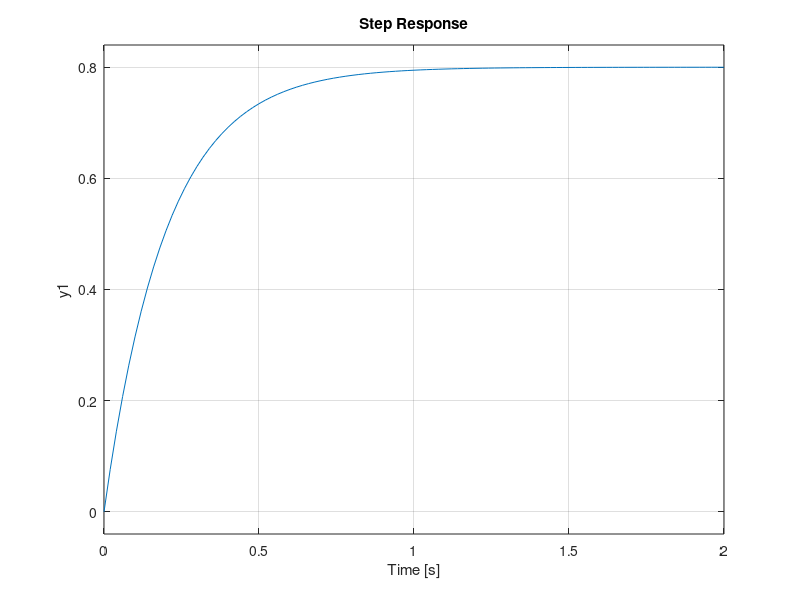
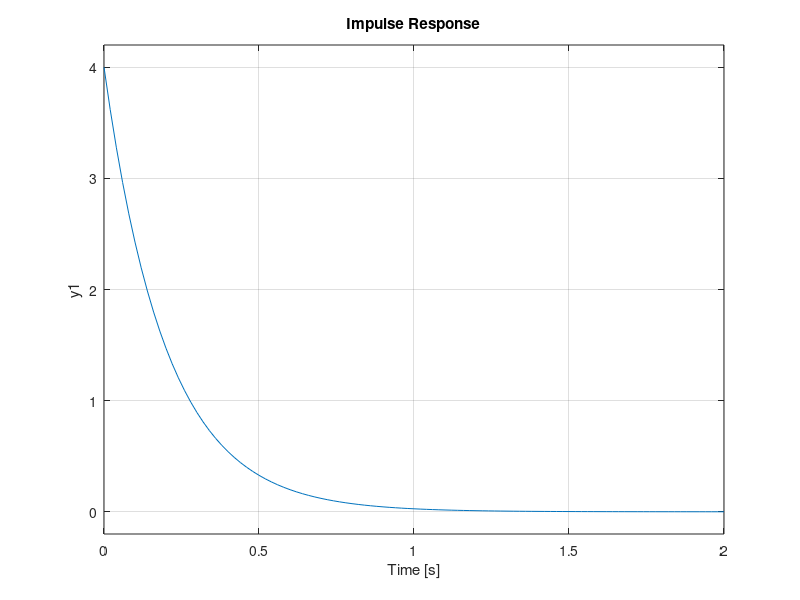
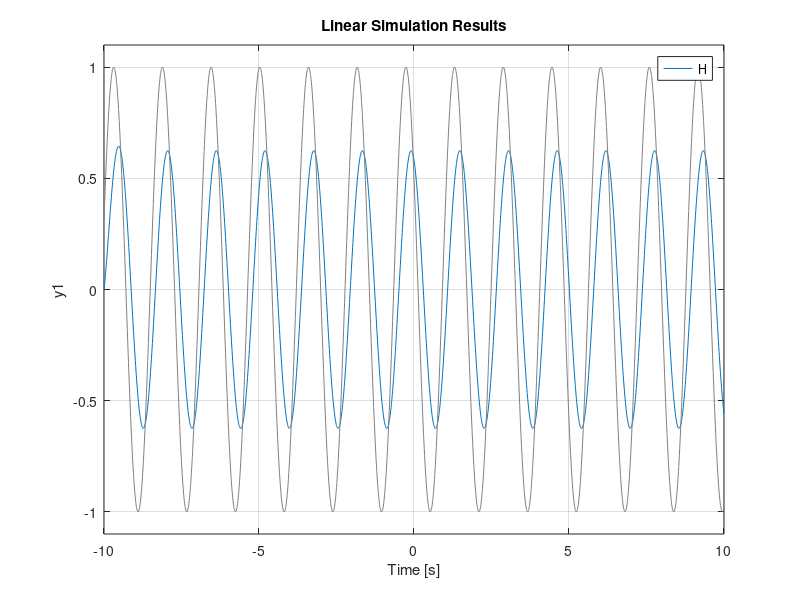
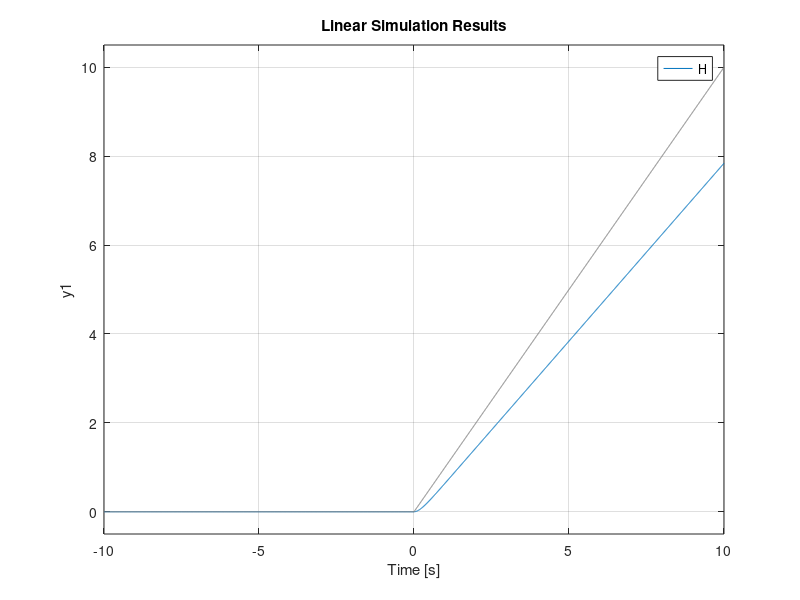

MATLAB code for these plots, in order:
s = tf('s');
H = 4/(s+5);            % functia de transfer

step(H);                % raspunsul sistemului la treapta

figure;
impulse(H);             % raspunsul sistemului la impulsul Dirac

t = -10 : 0.01 : 10;
u = cos(4*t + pi/3);
figure;
lsim(H, u, t);          % raspunsul sistemului la intrarea u

ramp = zeros(1, length(t));
for i = 1 : length(t)
    if t(i) >= 0
        ramp(i) = t(i);
    end
end

figure;
lsim(H, ramp, t);

treapta = (t >= 0) * 1;
figure;
lsim(H, treapta, t);


